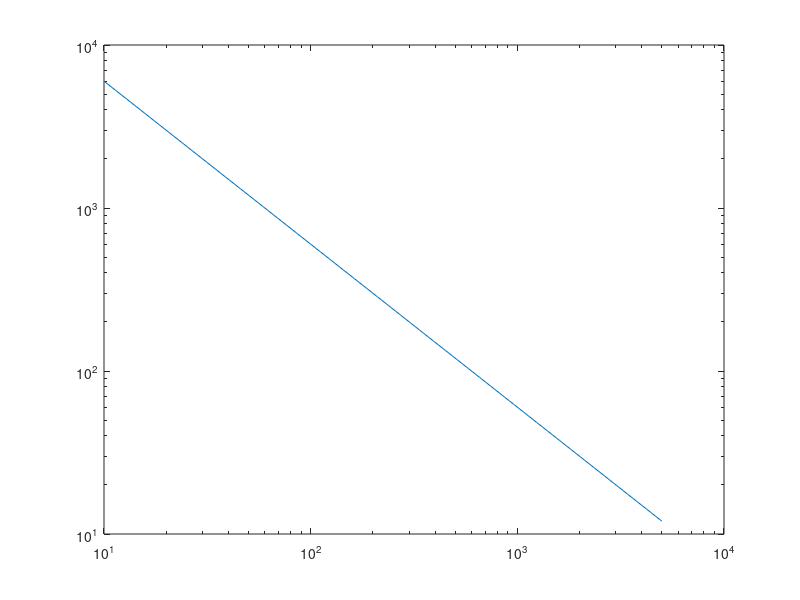

MATLAB code for this plot: (Note: this script raises an error after producing the figure.)
B_nT = linspace(10,50000,50);
B_nT = logspace(log10(10),log10(5000),50);
B_G = B_nT*1e-9*1e4;

Emax = 0.6; % MeV
hca = subplot(1,1,1);
loglog(hca,B_nT,Emax*B_G.^(-1))
ylim = hca.YLim;
hold(hca,'on')
Muall = [1764,879,439,219,109];
for iMu = 1:numel(Muall)
  B_tmp = Emax/Muall(iMu)*1e5;
  %loglog(hca,B_nT,Muall(iMu)+B_nT*0,'k--')
  loglog(hca,B_tmp+[0 0],hca.YLim,'k--')
  loglog(hca,B_tmp,Muall(iMu),'*')
  %loglog(hca,B_nT,879+B_nT*0,'k--')
  %loglog(hca,B_nT,439+B_nT*0,'k--')
  %loglog(hca,B_nT,219+B_nT*0,'k--')
  %loglog(hca,B_nT,109+B_nT*0,'k--')
  %text(hca,B_nT(end)*0.8,Muall(iMu),sprintf('Mu = %4.0f MeV/G',Muall(iMu)),'horizontalalignment','right','verticalalignment','bottom','fontsize',12)
  text(hca,B_tmp,Muall(iMu),sprintf('  Mu = %4.0f MeV/G',Muall(iMu)),'horizontalalignment','left','verticalalignment','bottom','fontsize',12)
end
hold(hca,'off')

hca.YLim = ylim;
hca.XLim = B_nT([1 end]);
hca.FontSize = 14;


xlabel('B (nT)')
ylabel('Mu (MeV/G)')
title('Mu cut-off: Mu_{max} = E_{max}/B')

%c_eval('feeps?e = mms.get_data(''Omnifluxelectron_epd_feeps_brst_l2'',tint,?);',ic) 
%% Energy vs velocity
% E = m*c^2 - both rest mass and kinetic energy
% Kinetic energy EK = m*c^2 - m0*c^2
% v = sqrt(2*K/m0)
units = irf_units;
E = logspace(-1,log10(2.99e6),90); % eV
%ER_SI = units.me*units.c^2;
%ER_eV = ER_SI/units.eV;
%EK = E - ER_eV;
%v = sqrt(EK*units.eV*2/units.me); % m/s

v = units.c*sqrt(1-1./(E.*units.e./(units.me*units.c^2)+1).^2);
gamma = 1./sqrt(1-(v/units.c).^2);

nrows = 3;
ncols = 1;
isub = 1;

if 0
hca = subplot(nrows,ncols,isub); isub = isub + 1;
plot(hca,E*1e-6,EK*1e-6)
hca.XLabel.String = 'Energy (MeV)';
hca.YLabel.String = 'Kinetic energy (MeV)';
end

hca = subplot(nrows,ncols,isub); isub = isub + 1;
plot(hca,E*1e-6,v*1e-3,E*1e-6,E*0+units.c*1e-3)
hca.XLabel.String = 'Energy (MeV)';
hca.YLabel.String = 'Speed (km/s)';

hca = subplot(nrows,ncols,isub); isub = isub + 1;
plot(hca,E*1e-6,v/units.c)
hca.XLabel.String = 'Energy (MeV)';
hca.YLabel.String = 'Speed (c)';

hca = subplot(nrows,ncols,isub); isub = isub + 1;
plot(hca,E*1e-6,gamma)
hca.XLabel.String = 'Energy (MeV)';
hca.YLabel.String = '\gamma';




%% Dipole field
units = irf_units;
RE = units.RE;
k0 = -8.02e15;

x = RE*linspace(-5,5,100);
y = 0;
z = RE*linspace(-5,5,100);

[X,Y,Z] = meshgrid(x,y,z);

[BX,BY,BZ,R,EL,AZ,POL] = magnetic_dipole_field(X,Y,Z,k0);

BX(R/RE<1) = NaN;
BY(R/RE<1) = NaN;
BZ(R/RE<1) = NaN;

nrows = 4;
ncols = 2;
h = setup_subplots(nrows,ncols,'vertical');
isub = 1;

hca = h(isub); isub = isub + 1;
pcolor(hca,squeeze(X)/RE,squeeze(Z)/RE,squeeze(R)/RE)
hcb = colorbar('peer',hca); hcb.YLabel.String = 'R/R_E';
%axis(hca,'equal')

hca = h(isub); isub = isub + 1;
pcolor(hca,squeeze(X)/RE,squeeze(Z)/RE,squeeze(EL))
hcb = colorbar('peer',hca); hcb.YLabel.String = 'Elevation angle';

hca = h(isub); isub = isub + 1;
pcolor(hca,squeeze(X)/RE,squeeze(Z)/RE,squeeze(AZ))
hcb = colorbar('peer',hca); hcb.YLabel.String = 'Azimuthal angle';

hca = h(isub); isub = isub + 1;
pcolor(hca,squeeze(X)/RE,squeeze(Z)/RE,squeeze(POL))
hcb = colorbar('peer',hca); hcb.YLabel.String = 'Polar angle';


hca = h(isub); isub = isub + 1;
pcolor(hca,squeeze(X)/RE,squeeze(Z)/RE,squeeze(BX))
hcb = colorbar('peer',hca); hcb.YLabel.String = 'B_x';

hca = h(isub); isub = isub + 1;
pcolor(hca,squeeze(X)/RE,squeeze(Z)/RE,squeeze(BY))
hcb = colorbar('peer',hca); hcb.YLabel.String = 'B_y';

hca = h(isub); isub = isub + 1;
pcolor(hca,squeeze(X)/RE,squeeze(Z)/RE,squeeze(BZ))
hcb = colorbar('peer',hca); hcb.YLabel.String = 'B_z';


for ip = 1:nrows*ncols
  shading(h(ip),'flat')
end
%% Integrate particle trajectories
units = irf_units;
RE = units.RE;
E_eV = 0.2e6; % eV
m = units.mp;
q = units.e;
v = units.c*sqrt(1-1./(E_eV.*units.e./(m*units.c^2)+1).^2);
v_unit = [1, 0, 2]; v_unit = v_unit/norm(v_unit);
v_init = v*v_unit;
x_init = [-4, 0, 0]*RE;

options = odeset('RelTol',1e-9,'AbsTol',1e-9);

        
EoM = @(t,x) eom_dipole(t,x,m,q); 
[t,rv] = ode45(EoM,[0 60*10],[x_init,v_init],options);

%%
nrows = 4;
ncols = 1;
isub = 1;



if 1 % 3D
  hca = subplot(nrows,ncols,isub); isub = isub + 1;
  scatter3(rv(:,1)/RE,rv(:,2)/RE,rv(:,3)/RE,1,t/60)
  hcb = colorbar('peer',hca);
  hcb.YLabel.String = 'Time (min)';

  hold(hca,'on')
  plot3(hca,rv(1,1)/RE,rv(1,2)/RE,rv(1,3)/RE,'go',...
            rv(end,1)/RE,rv(end,2)/RE,rv(end,3)/RE,'rx')
  hold(hca,'off')
  %hcb = colorbar('peer',hca); 
  hca.ZLabel.String = 'x/R_E';
  hca.YLabel.String = 'y/R_E';
  hca.ZLabel.String = 'z/R_E';
  hca.XGrid = 'on';
  hca.YGrid = 'on';
  hca.ZGrid = 'on'; 
  hca.XLim = 2*[-10,10];
  hca.ZLim = 2*[-10,10];
  hca.YLim = 2*[-10,10];

  hold(hca,'on')
  plot3(hca,hca.XLim(2)+rv(:,1)*0,rv(:,2)/RE,rv(:,3)/RE   ,'color',[0.7 0.7 0.7])
  plot3(hca,rv(:,1)/RE,hca.YLim(2)+rv(:,1)*0,rv(:,3)/RE,'color',[0.7 0.7 0.7])
  plot3(hca,rv(:,1)/RE,rv(:,2)/RE,hca.ZLim(1)+rv(:,3)*0,'color',[0.7 0.7 0.7])
  hold(hca,'off')
end
if 1 % 2D (x,y)
  hca = subplot(nrows,ncols,isub); isub = isub + 1;
  scatter(rv(:,1)/RE,rv(:,2)/RE,1,t/60)
  hcb = colorbar('peer',hca);
  hcb.YLabel.String = 'Time (min)';
  hca.XLim = 2*[-10,10];
  hca.YLim = 2*[-10,10];
end
if 1 % (t,W)
  hca = subplot(nrows,ncols,isub); isub = isub + 1;
  plot(hca,t/60,units.me*sqrt(rv(:,4).^2 + rv(:,5).^2 + rv(:,6).^2)/2)
  hcb = colorbar('peer',hca);
  hcb.XLabel.String = 'Time (min)';  
  hcb.YLabel.String = 'Kinetic';  
end
if 1 % (t,z)
  hca = subplot(nrows,ncols,isub); isub = isub + 1;
  plot(hca,t/60,rv(:,3)/RE)
  hcb = colorbar('peer',hca);
  hcb.XLabel.String = 'Time (min)';
  hcb.YLabel.String = 'z (r_e)';
  
end





